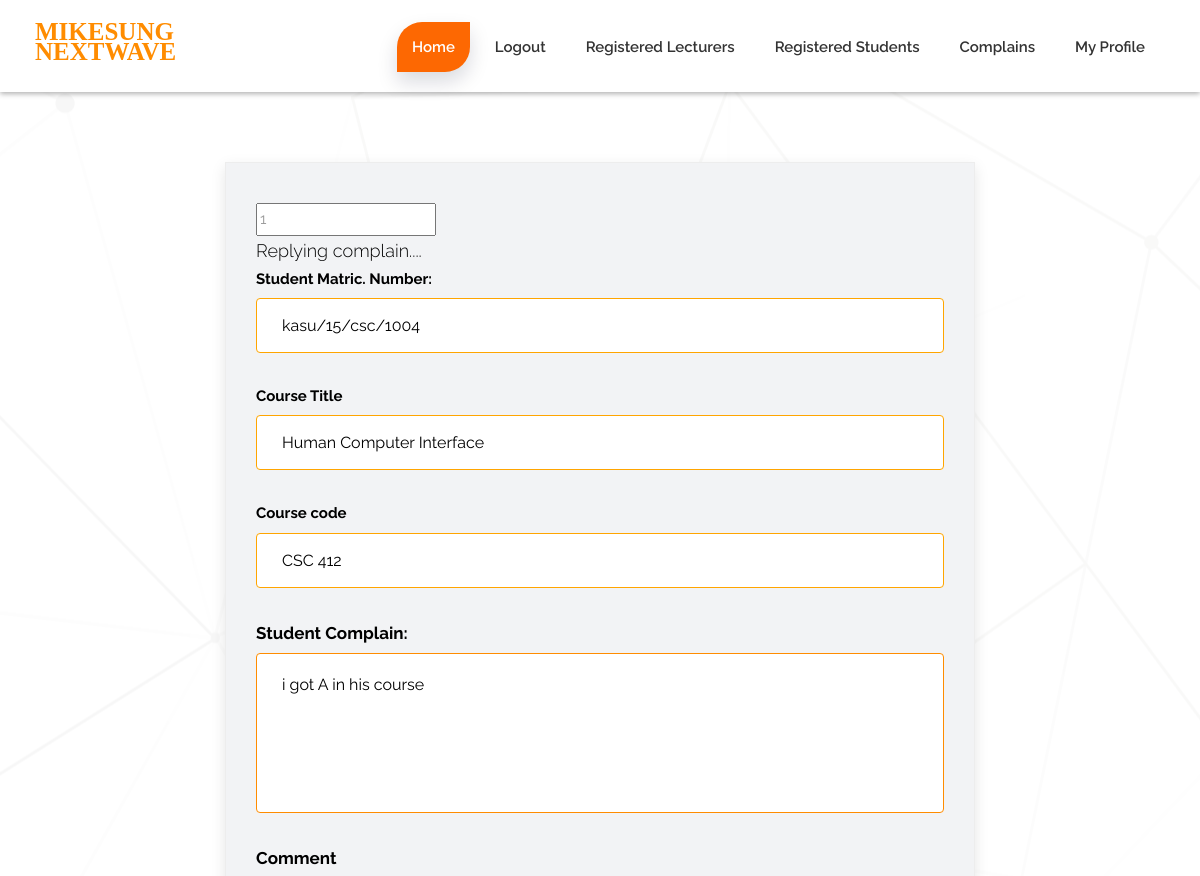
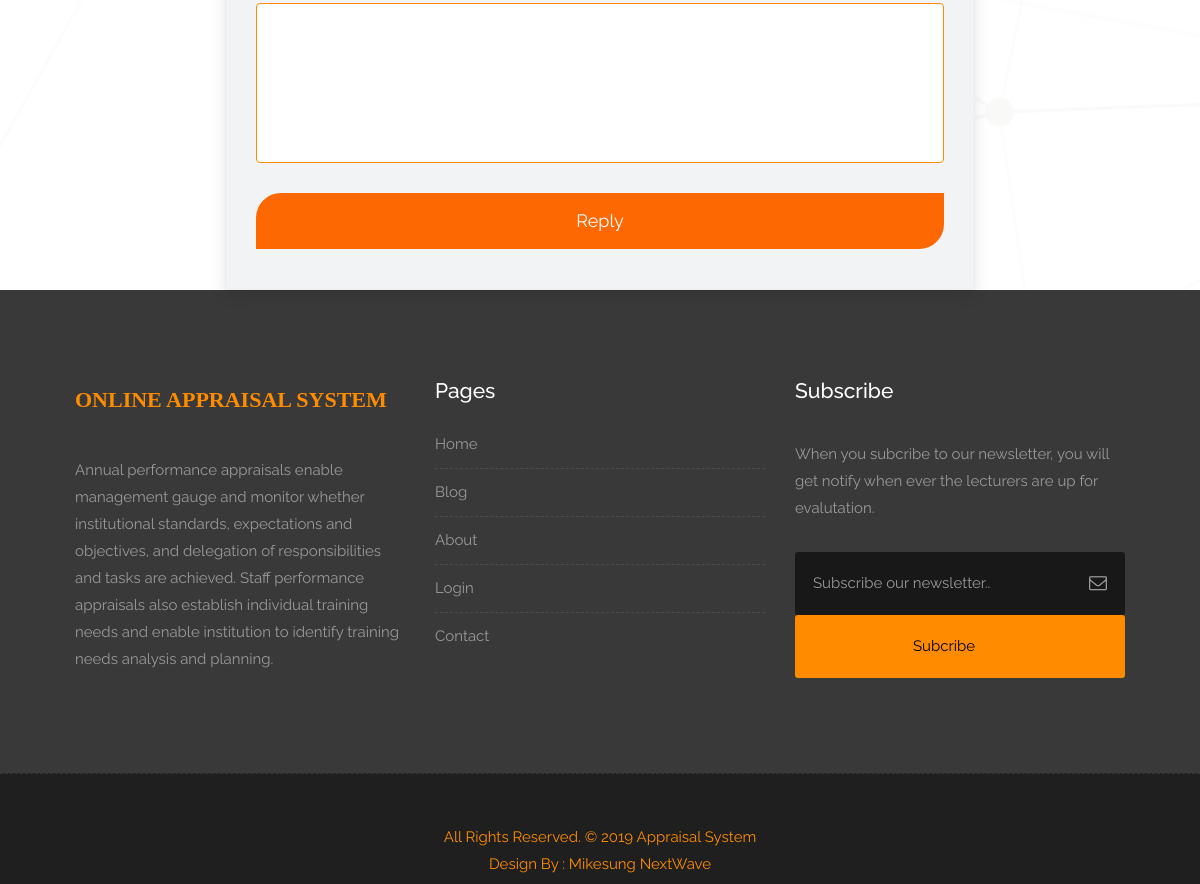
Screenshot of /complaint_reply.php?id=1 with the database file from the repository (2 pictures, top to bottom).
### tables this page shows
CREATE TABLE `student_complain` (
  `student_sid` int(11) NOT NULL,
  `lecturer_department` varchar(100) DEFAULT NULL,
  `lecturer_Name` varchar(100) DEFAULT NULL,
  `complain_type` varchar(100) DEFAULT NULL,
  `course_title` varchar(100) DEFAULT NULL,
  `course_code` varchar(100) DEFAULT NULL,
  `complain_details` varchar(350) DEFAULT NULL
);

CREATE TABLE `student_signup` (
  `id` int(11) NOT NULL,
  `school_id` int(11) DEFAULT NULL,
  `faculty_id` int(11) DEFAULT NULL,
  `department_id` int(11) DEFAULT NULL,
  `course_id` int(11) DEFAULT NULL,
  `firstName` varchar(50) DEFAULT NULL,
  `lastName` varchar(50) DEFAULT NULL,
  `middleName` varchar(50) DEFAULT NULL,
  `gender` varchar(50) DEFAULT NULL,
  `matric_Number` varchar(100) DEFAULT NULL,
  `mobile` varchar(50) DEFAULT NULL,
  `password` varchar(50) DEFAULT NULL,
  `password_confirm` varchar(50) DEFAULT NULL,
  `email` varchar(50) DEFAULT NULL
);

### complaint_reply.php (the view, shortened to what this page needs)
<?php include ('admin_header.php');
      include('db_connect.php');
?>
<?php
$id = isset($_GET['id']) ? $_GET['id'] : '';
	$sql1 = "SELECT student_complain.student_sid, student_complain.course_title, student_complain.course_code, student_complain.complain_details, student_signup.matric_Number FROM student_complain
            INNER JOIN student_signup
            ON student_signup.id = student_complain.student_sid
    WHERE student_complain.student_sid ='".$id."'";
    $query1 = mysqli_query($conn, $sql1) or die(mysqli_error($conn));
    $row1 = mysqli_fetch_assoc($query1);
?>
<div id="contact" class="container-fluid wb" style="padding-top: 10px">
    <div class="col-md-8 col-md-offset-2">
        <div class="contact_form">
            <input type="text" name="student_sid" value="<?php echo $row1['student_sid']; ?>">
            <form class="form">
                <p class="lead" style="color: black">Replying complain....</p>
        <div class="form-group">
            <label>Student Matric. Number:</label>
            <input type="text" class="form-control" name="matric_Number" value="<?php echo $row1['matric_Number']; ?>">
        </div>
        <div class="form-group">
            <label>Course Title</label>
            <input type="text" class="form-control" name="course_title" value="<?php echo $row1['course_title']; ?>">
        </div>
        <div class="form-group">
            <label>Course code</label>
            <input type="text" class="form-control" name="course_code" value="<?php echo $row1['course_code']; ?>">
        </div>
        <div class="form-group">
            <label style="font-size: 17px; color: black">Student Complain:</label>
            <textarea name="complain_details" rows="6" class="form-control" style="color: black; border-color: darkorange"><?php echo $row1['complain_details']; ?></textarea>
        </div>
        <div class="form-group">
            <label style="color: black; font-size: 17px">Comment</label>
            <textarea name="reply_complain" rows="6" class="form-control" style="color: black; border-color: darkorange" name="reply_complain"></textarea>
        </div>
        <div>
                        <input type="submit" name="confirm" value="Reply" class="btn btn-light btn-radius grd1 btn-block btn-brd">
        </div>
    </form>
</div>
</div>
</div>
 <?php include 'footer.php' ?>
</body>
</html>

### style.css (style rules this page uses)
body { color: #999; font-size: 15px; font-family: 'Raleway', sans-serif; line-height: 1.80857; }
a, .btn { text-decoration: none !important; outline: none !important; -webkit-transition: all .3s ease-in-out; -moz-transition: all .3s ease-in-out; -ms-transition: all .3s ease-in-out; -o-transition: all .3s ease-in-out; transition: all .3s ease-in-out; }
.lead { font-size: 18px; line-height: 30px; color: #767676; margin: 0; padding: 0; }
.contact_form { border: 1px solid #ededed; box-shadow: 0 5px 14px rgba(0, 0, 0, 0.1); background-color: #f2f3f5; padding: 40px 30px; }
.contact_form .form-control { background-color: #fff; margin-bottom: 30px; border: 1px solid #ebebeb; box-sizing: border-box; color: #bcbcbc; font-size: 16px; outline: 0 none; padding: 10px 25px; height: 55px; resize: none; box-shadow: none !important; width: 100%; }
.contact_form textarea { color: #bcbcbc; padding: 20px 25px !important; height: 160px !important; }
#contact { background: url(images/bg.png) no-repeat center center #fff; }
.nav-pills, .effect-1:after, .nav-pills > li > a, .global-radius, .btn-brd { -webkit-border-radius: 25px 0px 25px 0px; -moz-border-radius: 25px 0px 25px 0px; border-radius: 25px 0px 25px 0px; }
.btn-light { padding: 13px 40px; font-size: 18px; border: 2px solid #fd6802; color: #ffffff; background-color: #fd6802; }
:root { --pricingTable-yellow: #fd6802; --pricingTable-purple: #fd6802; --pricingTable-blue: #fd6802; }

### css/responsive.css (style rules this page uses)
@media (max-width: 1200px) { .container-fluid { width: 100%; padding: 0 15px; } }

### complaint_reply.php (style rules this page uses)
.form-group label { color: black; }
.form-group .form-control { color: black; border-color : orange; }

### rows the page displays
student_complain: student_sid "1", matric_Number "kasu/15/csc/1004", course_title "Human Computer Interface", course_code "CSC 412", complain_details "i got A in his course"
